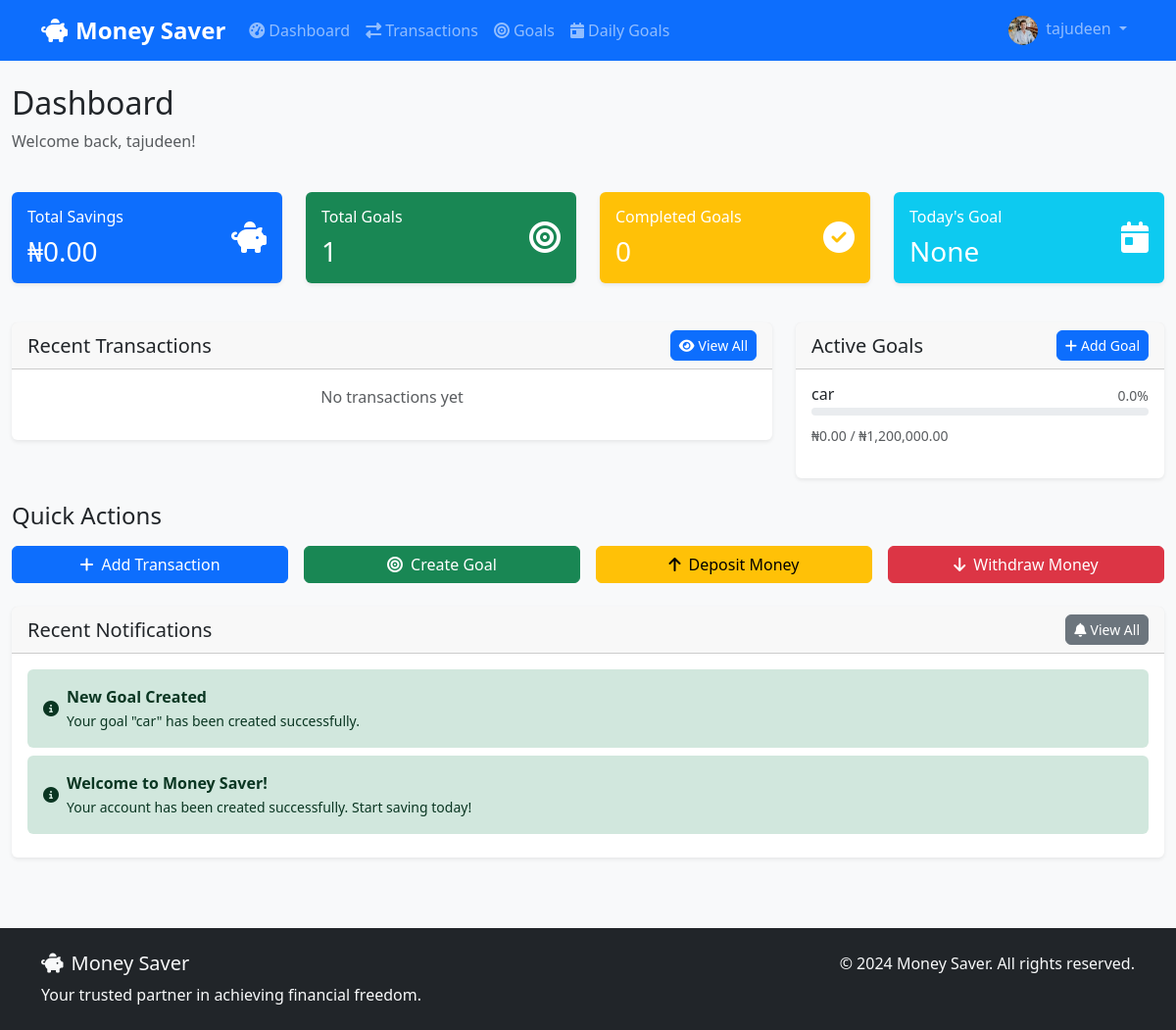
Page /dashboard (signed in) on the committed database.
### models.py (models this page shows, shortened)
class User(UserMixin, db.Model):
    id = db.Column(db.Integer, primary_key=True)
    username = db.Column(db.String(80), unique=True, nullable=False)
    email = db.Column(db.String(120), unique=True, nullable=False)
    password_hash = db.Column(db.String(255), nullable=False)
    first_name = db.Column(db.String(50), nullable=False)
    last_name = db.Column(db.String(50), nullable=False)
    phone = db.Column(db.String(20))
    profile_picture = db.Column(db.String(255), default='default.jpg')
    created_at = db.Column(db.DateTime, default=datetime.utcnow)
    is_verified = db.Column(db.Boolean, default=False)
    transactions = db.relationship('Transaction', backref='user', lazy='dynamic')
    goals = db.relationship('Goal', backref='user', lazy='dynamic')
    bank_accounts = db.relationship('BankAccount', backref='user', lazy='dynamic')
    def get_total_savings(self):
        total = 0
        for transaction in self.transactions:
            if transaction.type == 'deposit':
                total += transaction.amount
            elif transaction.type == 'withdrawal':
                total -= transaction.amount
        return total
    def get_total_goals(self):
        return self.goals.count()
    def get_completed_goals(self):
        return self.goals.filter_by(status='completed').count()

class Goal(db.Model):
    id = db.Column(db.Integer, primary_key=True)
    user_id = db.Column(db.Integer, db.ForeignKey('user.id'), nullable=False)
    title = db.Column(db.String(100), nullable=False)
    description = db.Column(db.Text)
    target_amount = db.Column(db.Float, nullable=False)
    current_amount = db.Column(db.Float, default=0.0)
    deadline = db.Column(db.DateTime, nullable=False)
    status = db.Column(db.String(20), default='active')  # active, completed, failed
    category = db.Column(db.String(50))  # emergency, vacation, car, house, education
    priority = db.Column(db.String(20), default='medium')  # low, medium, high
    created_at = db.Column(db.DateTime, default=datetime.utcnow)
    updated_at = db.Column(db.DateTime, default=datetime.utcnow, onupdate=datetime.utcnow)
    def get_progress_percentage(self):
        if self.target_amount <= 0:
            return 0
        return min((self.current_amount / self.target_amount) * 100, 100)

class Notification(db.Model):
    id = db.Column(db.Integer, primary_key=True)
    user_id = db.Column(db.Integer, db.ForeignKey('user.id'), nullable=False)
    title = db.Column(db.String(100), nullable=False)
    message = db.Column(db.Text, nullable=False)
    type = db.Column(db.String(20), default='info')  # info, success, warning, error
    is_read = db.Column(db.Boolean, default=False)
    created_at = db.Column(db.DateTime, default=datetime.utcnow)

### routes.py (the view)
@main_bp.route('/dashboard')
@login_required
def dashboard():
    total_savings = current_user.get_total_savings()
    total_goals = current_user.get_total_goals()
    completed_goals = current_user.get_completed_goals()
    recent_transactions = Transaction.query.filter_by(user_id=current_user.id)\
        .order_by(Transaction.created_at.desc()).limit(5).all()
    active_goals = Goal.query.filter_by(user_id=current_user.id, status='active')\
        .order_by(Goal.deadline.asc()).limit(3).all()
    today = datetime.utcnow().date()
    today_goal = DailyGoal.query.filter_by(user_id=current_user.id, date=today).first()
    notifications = Notification.query.filter_by(user_id=current_user.id)\
        .order_by(Notification.created_at.desc()).limit(5).all()
    return render_template('dashboard.html',
                         total_savings=total_savings,
                         total_goals=total_goals,
                         completed_goals=completed_goals,
                         recent_transactions=recent_transactions,
                         active_goals=active_goals,
                         today_goal=today_goal,
                         notifications=notifications)

### templates/dashboard.html (shortened to what this page needs)
{% extends "base.html" %}
{% block content %}
<div class="container-fluid">
    <div class="row mb-4">
        <div class="col">
            <h1 class="h2">Dashboard</h1>
            <p class="text-muted">Welcome back, {{ current_user.first_name }}!</p>
        </div>
    </div>
    <div class="row mb-4">
        <div class="col-md-3 mb-3">
            <div class="card bg-primary text-white">
                <div class="card-body">
                    <div class="d-flex justify-content-between">
                        <div>
                            <h6 class="card-title">Total Savings</h6>
                            <h3 class="mb-0">₦{{ "{:,.2f}".format(total_savings) }}</h3>
                        </div>
                        <div class="align-self-center">
                            <i class="fas fa-piggy-bank fa-2x"></i>
                        </div>
                    </div>
                </div>
            </div>
        </div>
        <div class="col-md-3 mb-3">
            <div class="card bg-success text-white">
                <div class="card-body">
                    <div class="d-flex justify-content-between">
                        <div>
                            <h6 class="card-title">Total Goals</h6>
                            <h3 class="mb-0">{{ total_goals }}</h3>
                        </div>
                        <div class="align-self-center">
                            <i class="fas fa-bullseye fa-2x"></i>
                        </div>
                    </div>
                </div>
            </div>
        </div>
        <div class="col-md-3 mb-3">
            <div class="card bg-warning text-white">
                <div class="card-body">
                    <div class="d-flex justify-content-between">
                        <div>
                            <h6 class="card-title">Completed Goals</h6>
                            <h3 class="mb-0">{{ completed_goals }}</h3>
                        </div>
                        <div class="align-self-center">
                            <i class="fas fa-check-circle fa-2x"></i>
                        </div>
                    </div>
                </div>
            </div>
        </div>
        <div class="col-md-3 mb-3">
            <div class="card bg-info text-white">
                <div class="card-body">
                    <div class="d-flex justify-content-between">
                        <div>
                            <h6 class="card-title">Today's Goal</h6>
                            <h3 class="mb-0">
                                {% if today_goal %}
                                    ₦{{ "{:,.2f}".format(today_goal.amount) }}
                                {% else %}
                                    None
                                {% endif %}
                            </h3>
                        </div>
                        <div class="align-self-center">
                            <i class="fas fa-calendar-day fa-2x"></i>
                        </div>
                    </div>
                </div>
            </div>
        </div>
    </div>
    <div class="row">
        <div class="col-lg-8 mb-4">
            <div class="card">
                <div class="card-header d-flex justify-content-between align-items-center">
                    <h5 class="mb-0">Recent Transactions</h5>
                    <a href="{{ url_for('main.transactions') }}" class="btn btn-sm btn-primary">
                        <i class="fas fa-eye me-1"></i>View All
                    </a>
                </div>
                <div class="card-body">
                    {% if recent_transactions %}
                        <div class="table-responsive">
                            <table class="table table-hover">
                                <thead>
                                    <tr>
                                        <th>Date</th>
                                        <th>Type</th>
                                        <th>Amount</th>
                                        <th>Description</th>
                                    </tr>
                                </thead>
                                <tbody>
                                    {% for transaction in recent_transactions %}
                                        <tr>
                                            <td>{{ transaction.created_at.strftime('%Y-%m-%d') }}</td>
                                            <td>
                                                <span class="badge bg-{{ 'success' if transaction.type == 'deposit' else 'danger' }}">
                                                    {{ transaction.type.title() }}
                                                </span>
                                            </td>
                                            <td>₦{{ "{:,.2f}".format(transaction.amount) }}</td>
                                            <td>{{ transaction.description or 'N/A' }}</td>
                                        </tr>
                                    {% endfor %}
                                </tbody>
                            </table>
                        </div>
                    {% else %}
                        <p class="text-center text-muted">No transactions yet</p>
                    {% endif %}
                </div>
            </div>
        </div>
        <div class="col-lg-4 mb-4">
            <div class="card">
                <div class="card-header d-flex justify-content-between align-items-center">
                    <h5 class="mb-0">Active Goals</h5>
                    <a href="{{ url_for('main.goals') }}" class="btn btn-sm btn-primary">
                        <i class="fas fa-plus me-1"></i>Add Goal
                    </a>
                </div>
                <div class="card-body">
                    {% if active_goals %}
                        {% for goal in active_goals %}
                            <div class="mb-3">
                                <div class="d-flex justify-content-between">
                                    <h6 class="mb-1">{{ goal.title }}</h6>
                                    <small class="text-muted">{{ goal.get_progress_percentage() }}%</small>
                                </div>
                                <div class="progress mb-2">
                                </div>
                                <small class="text-muted">
                                    ₦{{ "{:,.2f}".format(goal.current_amount) }} / ₦{{ "{:,.2f}".format(goal.target_amount) }}
                                </small>
                            </div>
                        {% endfor %}
                    {% else %}
                        <p class="text-center text-muted">No active goals</p>
                    {% endif %}
                </div>
            </div>
        </div>
    </div>
    <div class="row mb-4">
        <div class="col-12">
            <h4 class="mb-3">Quick Actions</h4>
            <div class="row g-3">
                <div class="col-md-3">
                    <a href="{{ url_for('main.add_transaction') }}" class="btn btn-primary w-100">
                        <i class="fas fa-plus me-2"></i>Add Transaction
                    </a>
                </div>
                <div class="col-md-3">
                    <a href="{{ url_for('main.add_goal') }}" class="btn btn-success w-100">
                        <i class="fas fa-bullseye me-2"></i>Create Goal
                    </a>
                </div>
                <div class="col-md-3">
                    <a href="{{ url_for('main.deposit') }}" class="btn btn-warning w-100">
                        <i class="fas fa-arrow-up me-2"></i>Deposit Money
                    </a>
                </div>
                <div class="col-md-3">
                    <a href="{{ url_for('main.withdraw') }}" class="btn btn-danger w-100">
                        <i class="fas fa-arrow-down me-2"></i>Withdraw Money
                    </a>
                </div>
            </div>
        </div>
    </div>
    <div class="row">
        <div class="col-12">
            <div class="card">
                <div class="card-header d-flex justify-content-between align-items-center">
                    <h5 class="mb-0">Recent Notifications</h5>
                    <a href="{{ url_for('main.notifications') }}" class="btn btn-sm btn-secondary">
                        <i class="fas fa-bell me-1"></i>View All
                    </a>
                </div>
                <div class="card-body">
                    {% if notifications %}
                        {% for notification in notifications %}
                            <div class="alert alert-{{ notification.type }} d-flex align-items-center mb-2">
                                <i class="fas fa-info-circle me-2"></i>
                                <div>
                                    <strong>{{ notification.title }}</strong><br>
                                    <small>{{ notification.message }}</small>
                                </div>
                            </div>
                        {% endfor %}
                    {% else %}
                        <p class="text-center text-muted">No new notifications</p>
                    {% endif %}
                </div>
            </div>
        </div>
    </div>
</div>
{% endblock %}

### templates/base.html (shortened to what this page needs)
<!DOCTYPE html>
<html lang="en">
<head>
    <link href="https://cdn.jsdelivr.net/npm/bootstrap@5.3.2/dist/css/bootstrap.min.css" rel="stylesheet">
    <link rel="stylesheet" href="https://cdnjs.cloudflare.com/ajax/libs/font-awesome/6.4.0/css/all.min.css">
    <link rel="stylesheet" href="{{ url_for('static', filename='style.css') }}">
</head>
<body>
    <nav class="navbar navbar-expand-lg navbar-dark bg-primary">
        <div class="container">
            <a class="navbar-brand fw-bold" href="{{ url_for('main.index') }}">
                <i class="fas fa-piggy-bank me-2"></i>Money Saver
            </a>
            <div class="collapse navbar-collapse" id="navbarNav">
                <ul class="navbar-nav me-auto">
                    {% if current_user.is_authenticated %}
                    <li class="nav-item">
                        <a class="nav-link" href="{{ url_for('main.dashboard') }}">
                            <i class="fas fa-tachometer-alt me-1"></i>Dashboard
                        </a>
                    </li>
                    <li class="nav-item">
                        <a class="nav-link" href="{{ url_for('main.transactions') }}">
                            <i class="fas fa-exchange-alt me-1"></i>Transactions
                        </a>
                    </li>
                    <li class="nav-item">
                        <a class="nav-link" href="{{ url_for('main.goals') }}">
                            <i class="fas fa-bullseye me-1"></i>Goals
                        </a>
                    </li>
                    <li class="nav-item">
                        <a class="nav-link" href="{{ url_for('main.daily_goals') }}">
                            <i class="fas fa-calendar-day me-1"></i>Daily Goals
                        </a>
                    </li>
                    {% endif %}
                </ul>
                <ul class="navbar-nav">
                    {% if current_user.is_authenticated %}
                    <li class="nav-item dropdown">
                        <a class="nav-link dropdown-toggle" href="#" id="navbarDropdown" role="button" data-bs-toggle="dropdown">
                            <img src="{{ url_for('static', filename='images/' + current_user.profile_picture) }}" alt="Profile" class="rounded-circle me-1" width="30" height="30"> {{ current_user.first_name }}
                        </a>
                    </li>
                    {% endif %}
                </ul>
            </div>
        </div>
    </nav>
    <main class="py-4">
        {% block content %}{% endblock %}
    </main>
    <footer class="bg-dark text-light py-4 mt-5">
        <div class="container">
            <div class="row">
                <div class="col-md-6">
                    <h5><i class="fas fa-piggy-bank me-2"></i>Money Saver</h5>
                    <p class="mb-0">Your trusted partner in achieving financial freedom.</p>
                </div>
                <div class="col-md-6 text-md-end">
                    <p class="mb-0">&copy; 2024 Money Saver. All rights reserved.</p>
                </div>
            </div>
        </div>
    </footer>
</body>
</html>

### rows in the picture
User: profile_picture (picture), first_name "tajudeen"
Goal: title "car", get_progress_percentage "0.0", current_amount "0.00", target_amount "1,200,000.00"
Notification: title "New Goal Created", message "Your goal \"car\" has been created successfully."
Notification: title "Welcome to Money Saver!", message "Your account has been created successfully. Start saving today!"

### other values in the picture
{{ "{:,.2f}".format(total_savings) }} "0.00"
{{ total_goals }} "1"
{{ completed_goals }} "0"
